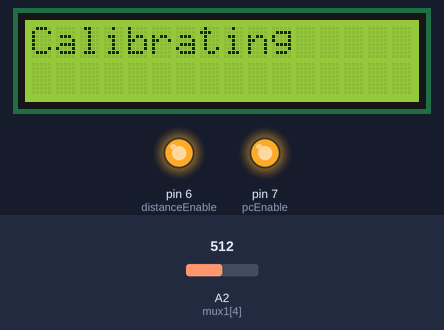
This sketch was run on a simulated Arduino Uno, built with avr-gcc and run on an emulated ATmega328P. Shown: 16×2 character LCD, output pins drawn as LEDs (lit = HIGH). The inputs (shaded band) are chosen by the test bench; at power-on: A2 (mux1[4]) = 512. Pins used as bus, display or sensor lines are not drawn; what the sketch prints to the serial monitor is not drawn.

Above: at 0.1 s.
At 3.1 s:
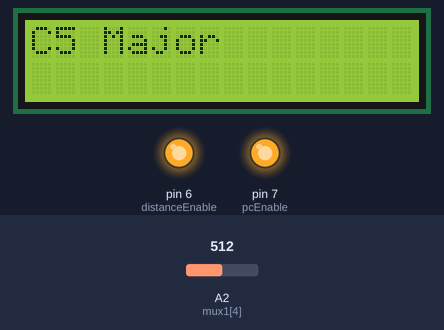
3.2 s: A2 (mux1[4]) set to 306
4.7 s: A2 (mux1[4]) set to 511
Timing chart, 0 to 7.7 s (numbered marks = the images above; inputs shaded):
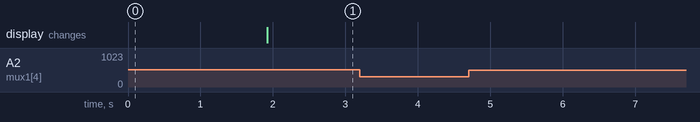

The sketch:

laser-harp.ino
```cpp
#include "notes.h";
#include "menu.h";

// Calibration configuration
const float ACCEPTABLE_PCT = .4;
const char CALIBRATE_SIZE = 10;
const char CALIBRATE_DELAY = 10;
const char NUM_SENSORS = 16; // sensors are assumed contiguous (i.e. mux1[0], mux1[1], etc..)
int expectations[NUM_SENSORS];
int statuses[NUM_SENSORS];

// PINS
// the first 4 numbers are the address pin
// the fifth is the drain pin
const char mux1[] = {5,4,3,2,A2};
const char distanceEnable = 6;
const char pcEnable = 7;

void setup() {
  //  Set MIDI baud rate:
  Serial.begin(31250);

  // initialize the LED pin as an output:
  for(int i = 0 ; i < 5 ; i++) {
    pinMode(mux1[i], OUTPUT);
  }
  pinMode(mux1[4], INPUT);

  pinMode(distanceEnable, OUTPUT);
  pinMode(pcEnable, OUTPUT);

  digitalWrite(pcEnable, HIGH);
  digitalWrite(distanceEnable, HIGH);

  Menu::init();
  Menu::startCalibrating();


  delay(200);
  calibrate();

  Menu::start();
}

void loop(){
  int noteIndex = NUM_STRINGS;
  for(int i = 0 ; i < NUM_SENSORS ; i++) {
    if(i == 0 || i == 1 || i == 6) continue ; // dont use these pins currently
    int status = readSensor(i);
    noteIndex--;
    if(status != statuses[i]) {
      statuses[i] = status;

      // Turn on the current note
      if(status == 1) {
        noteOn(0x90, Notes::getMidiNoteForString(noteIndex), 0x7F);
      } else {
        // turn off the current note
        noteOn(0x90, Notes::getMidiNoteForString(noteIndex), 0x00);
      }
    }
  }

  Menu::getKey();
}

/**
 * set the value at pos to val for mux1.
 **/
void setMux1(int pos, int val) {
  int x, marker;

  pinMode(mux1[4], OUTPUT);
  // 4 bits can only address 16 numbers.
  if(pos >= 16) {
    return;
  }

  // Compute the first value
  x = pos;
  for(int i = 0; i < 4; i++) {
    marker = x % 2;
    x = x / 2;
    if(marker == 0) {
      marker = LOW;
    } else {
      marker = HIGH;
    }

    digitalWrite(mux1[i], marker);
  }
  digitalWrite(mux1[4], val);
}

/**
 * read the value at pos to val for mux1.
 **/
int readMux1(int pos) {
  int x, marker;

  pinMode(mux1[4], INPUT);
  // 4 bits can only address 16 numbers.
  if(pos >= 16) {
    return -1;
  }

  // Compute the first value
  x = pos;
  for(int i = 0; i < 4; i++) {
    marker = x % 2;
    x = x / 2;
    if(marker == 0) {
      marker = LOW;
    } else {
      marker = HIGH;
    }

    digitalWrite(mux1[i], marker);
  }

  return analogRead(mux1[4]);
}

/**
 * calibrate the ambient light expectation
 **/
void calibrate() {
    // loop over the sensors and take 10 readings.
    for(int i = 0 ; i < NUM_SENSORS ; i++) {
      // take 10 reading and average them
      int total = 0;
      for(int r = 0; r < CALIBRATE_SIZE; r++) {
        total += readMux1(i);
        delay(CALIBRATE_DELAY);
      }

      expectations[i] = total / CALIBRATE_SIZE;
      statuses[i] = 0;
    }
}

/**
 * Read a given sensor and compare to its expected value
 * returns 1 if ON (dark) 0 if OFF (light), returns -1
 * if POS is outside the number of sensors.
 **/
int readSensor(int pos) {
  // take a reading
  int reading = readMux1(pos);

  // Compute the acceptable ranges
  // TODO: cache these in an array during calibration
  float windowSize = (expectations[pos] * ACCEPTABLE_PCT);
  float bottomLine = expectations[pos] - windowSize;
  float topLine = expectations[pos] + windowSize;

  // If the reading falls below the acceptable range of calibrated value
  // return that it is on.
  if(reading <= bottomLine) {
    return 1;
  }

  // If the reading falls above the range, recalibrate and return that it is off
  // TODO: only recalibrate this specific sensor since each full calibration
  // requires CALIBRATE_DELAY * CALIBRATE_SIZE * NUM_SENSORS ms to complete.
  // which would be an unacceptable delay while playing (10 * 10 * 2 = 200ms)
  if(reading >= topLine) {
    calibrate();
  }

  // Return that its off.
  return 0;
}

void noteOn(int cmd, int pitch, int velocity) {
  Serial.write(cmd);
  Serial.write(pitch);
  Serial.write(velocity);
}
```

menu.cpp
```cpp
#include <Arduino.h>
#include "menu.h";
#include "notes.h";

// SET UP KEYPAD
#include <Keypad.h>
#include <Key.h>
const char rows = 4;
const char cols = 4;
char keys[rows][cols] = {
  {0,4,8,12},
  {1,5,9,13},
  {2,6,10,14},
  {3,7,11,15}
};
char rowPins[rows] = {11, 10, 9,  8}; //connect to the row pinouts of the keypad
char colPins[cols] = {12, 13, A0, A1}; //connect to the column pinouts of the keypad
Keypad keypad = Keypad( makeKeymap(keys), rowPins, colPins, rows, cols );

// Configure the LCD
#include <Wire.h>
#include <LCD.h>
#include <LiquidCrystal_I2C.h>  // F Malpartida's NewLiquidCrystal library
LiquidCrystal_I2C lcd(0x27, 2, 1, 0, 4, 5, 6, 7, 3, POSITIVE); // Addr, En, Rw, Rs, d4, d5, d6, d7, backlighpin, polarity


/**
 * Repaint the lcd
 */
void Menu::repaint() {
    lcd.clear();
    lcd.print(Notes::getToneName(Notes::getTone()));
    lcd.print((unsigned int)Notes::getOctaveName(Notes::getTone()));
    lcd.print(" ");
    lcd.print(Notes::getCurrentScaleName());
}

/**
 * Handle a keypress
 */
void Menu::handleKeyPress(KeypadEvent key) {
    switch(key) {
        // the 0 and 1 buttons cycle the root tones
        case 0:
            Notes::decrementTone();
            break ;
        case 1:
            Notes::incrementTone();
            break ;

        // the 2 and 3 buttons cycle the scale index
        case 2:
            Notes::decrementScaleIndex();
            break ;
        case 3:
            Notes::incrementScaleIndex();
            break ;

        // 4 and 5 cycle the octave
        case 4:
            Notes::decrementOctave();
            break ;
        case 5:
            Notes::incrementOctave();
            break ;
    }
    repaint();
}

/**
 * Handle keypad events
 */
void keypadEvent(KeypadEvent key){
    switch (keypad.getState()){
        case HOLD:
            break;
        case PRESSED:
            Menu::handleKeyPress(key);
            break ;
        case RELEASED:
            break ;
    }
}

/**
 * Set up the initial menu
 */
void Menu::init() {
    lcd.begin(16, 2);
    lcd.backlight();

    keypad.addEventListener(keypadEvent); //add an event listener for this keypad
}

/**
 * Print a calibrating message
 */
void Menu::startCalibrating() {
    lcd.clear();
    lcd.print("Calibrating");
}

/**
 * Clear the screen
 */
void Menu::clear() {
    lcd.clear();
}

/**
 * Enter the menu cycle
 */
void Menu::start() {
    repaint();
}

/**
 * make sure we check the keypad
 */
void Menu::getKey() {
    keypad.getKey();
}
```

menu.h
```cpp
#ifndef MENU_H
#define MENU_H

#include <Keypad.h>
#include <Key.h>

class Menu {
	public:
		static void init();
        static void start();
        static void clear();
        static void repaint();
        static void startCalibrating();
        static void handleKeyPress(KeypadEvent key);
        static void getKey();
};

#endif
```

notes.cpp
```cpp
#include <Arduino.h>
#include "notes.h";

// Initialize static variables
char Notes::scaleMode = SM_MODAL;
char Notes::tone = 60;
char Notes::scaleIndex = 0;
const char *Notes::scaleNames[NUM_SCALES] = {
    "Major",
    "Dorian",
    "Phrygian",
    "Lydian",
    "Mixolydian",
    "Minor",
    "Locrian",
    "Chromatic"
};
const char Notes::scaleIntervals[NUM_SCALES][NUM_STRINGS - 1] = {
//   1 2 3 4 5 6 7 1 2 3 4 5
    {2,2,1,2,2,2,1,2,2,1,2,2},      // Major
    {2,1,2,2,2,1,2,2,1,2,2,2},      // Dorian
    {1,2,2,2,1,2,2,1,2,2,2,2},      // Phrygian
    {2,2,2,1,2,2,1,2,2,2,2,1},      // Lydian
    {2,2,1,2,2,1,2,2,2,2,1,2},      // Mixolydian
    {2,1,2,2,1,2,2,2,2,1,2,2},      // Minor
    {1,2,2,1,2,2,2,2,1,2,2,2},      // Locrian
    {1,1,1,1,1,1,1,1,1,1,1,1},      // Chromatic
};

char *Notes::getToneName(char tone) {
    switch(tone % NUM_TONES) {
        case 0: return "C";
        case 1: return "C#";
        case 2: return "D";
        case 3: return "D#";
        case 4: return "E";
        case 5: return "F";
        case 6: return "F#";
        case 7: return "G";
        case 8: return "G#";
        case 9: return "A";
        case 10: return "A#";
        case 11: return "B";
        case 12: return "C";
    }
    return "N/A";
}

char Notes::getOctaveName(char tone) {
    return (tone + 3) / NUM_TONES;
}


char Notes::getTone() { return tone; }
char Notes::getScaleIndex() { return scaleIndex; }

void Notes::incrementTone() {
    if(tone >= 127) {
        tone = 0;
    } else {
        tone++;
    }
}

void Notes::decrementTone() {
    tone--;
    if(tone < 0) {
        tone = 127;
    }
}

void Notes::incrementOctave() {
    int ret = tone + NUM_TONES;
    if(ret > MAX_TONE) {
        ret = ret - MAX_TONE - 5;
        if(ret < 0) {
            ret += NUM_TONES;
        }
    }
    tone = ret;
}

void Notes::decrementOctave() {
    int ret = tone - NUM_TONES;
    if(ret < 0) {
        ret = MAX_TONE + (tone - NUM_TONES) + 5;
        if(ret > MAX_TONE) {
            ret -= NUM_TONES;
        }
    }
    tone = ret;
}

void Notes::incrementScaleIndex() {
    scaleIndex++;
    scaleIndex %= NUM_SCALES;
}

void Notes::decrementScaleIndex() {
    if(scaleIndex == 0) {
        scaleIndex = NUM_SCALES - 1;
    } else {
        scaleIndex--;
    }
}

char *Notes::getCurrentScaleName() {
    return scaleNames[scaleIndex];
}

/**
 * Compute the correct midi note based on the scale mode
 * and string number
 */
char Notes::getMidiNoteForString(char string) {
    // get the scale intervals
    int actual = tone;
    for(int i = 0 ; i < string ; i++) {
        actual += scaleIntervals[scaleIndex][i];
    }
    actual %= (MAX_TONE + 1);
    return (char)actual;
}
```

notes.h
```cpp
#ifndef NOTES_H
#define NOTES_H

#define NUM_STRINGS     13
#define NUM_TONES       12
#define NUM_OCTAVES     11
#define MAX_TONE        127

#define SM_MODAL 0
#define NUM_SCALES 8

class Notes {
    public:
        static char *getToneName(char tone);
        static char getOctaveName(char tone);
        static char getMidiForNote(char tone, char octave);
        static char scaleMode;

        static char getTone();
        static char getScaleIndex();
        static char *getCurrentScaleName();
        static char getMidiNoteForString(char string);

        static void incrementTone();
        static void decrementTone();
        static void incrementOctave();
        static void decrementOctave();
        static void incrementScaleIndex();
        static void decrementScaleIndex();
    private:
        static char tone;

        static char scaleIndex;
        static const char *scaleNames[NUM_SCALES];
        static const char scaleIntervals[NUM_SCALES][NUM_STRINGS - 1];
};

#endif
```

Measured:
- after the input at 3.2 s, every drawn part: stays the same
- after the input at 4.7 s, every drawn part: stays the same
